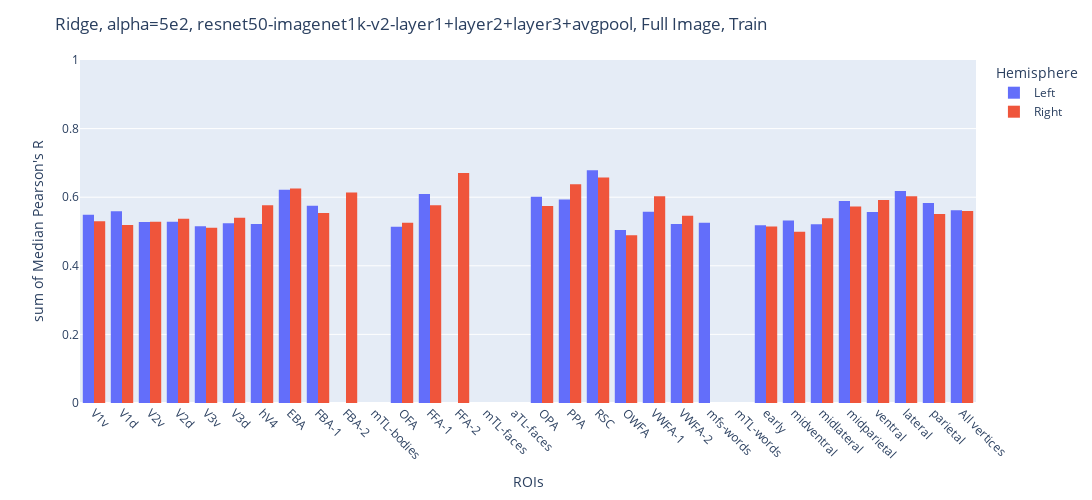

Here is the notebook cell this chart was saved with:
### Code cell
histogram(DATA_PATH, lh_correlation_train, rh_correlation_train,
          "Ridge, alpha=5e2, {}-{}, Full Image, Train".format(EXTRACTOR, "+".join(LAYER)), "./img/ridge_resnet50_layer1234_img_alpha_5e2/")

### Figure 1 — Plotly figure (JSON) as saved in the notebook; plotly's stock layout.template omitted (floating-point values rounded to 4 significant figures)
{"data": [{"alignmentgroup": "True", "bingroup": "x", "histfunc": "sum", "hovertemplate": "Hemisphere=Left<br>ROIs=%{x}<br>sum of Median Pearson's R=%{y}<extra></extra>", "legendgroup": "Left", "marker": {"color": "#636efa", "pattern": {"shape": ""}}, "name": "Left", "offsetgroup": "Left", "orientation": "v", "showlegend": true, "type": "histogram", "x": ["V1v", "V1d", "V2v", "V2d", "V3v", "V3d", "hV4", "EBA", "FBA-1", "FBA-2", "mTL-bodies", "OFA", "FFA-1", "FFA-2", "mTL-faces", "aTL-faces", "OPA", "PPA", "RSC", "OWFA", "VWFA-1", "VWFA-2", "mfs-words", "mTL-words", "early", "midventral", "midlateral", "midparietal", "ventral", "lateral", "parietal", "All vertices"], "xaxis": "x", "y": [0.549, 0.5588, 0.5273, 0.5281, 0.5151, 0.5239, 0.5216, 0.6215, 0.5752, null, null, 0.5135, 0.6094, null, null, null, 0.6011, 0.5936, 0.6788, 0.5042, 0.5574, 0.522, 0.5252, null, 0.518, 0.5323, 0.5208, 0.5887, 0.5571, 0.6183, 0.5833, 0.5617], "yaxis": "y"}, {"alignmentgroup": "True", "bingroup": "x", "histfunc": "sum", "hovertemplate": "Hemisphere=Right<br>ROIs=%{x}<br>sum of Median Pearson's R=%{y}<extra></extra>", "legendgroup": "Right", "marker": {"color": "#EF553B", "pattern": {"shape": ""}}, "name": "Right", "offsetgroup": "Right", "orientation": "v", "showlegend": true, "type": "histogram", "x": ["V1v", "V1d", "V2v", "V2d", "V3v", "V3d", "hV4", "EBA", "FBA-1", "FBA-2", "mTL-bodies", "OFA", "FFA-1", "FFA-2", "mTL-faces", "aTL-faces", "OPA", "PPA", "RSC", "OWFA", "VWFA-1", "VWFA-2", "mfs-words", "mTL-words", "early", "midventral", "midlateral", "midparietal", "ventral", "lateral", "parietal", "All vertices"], "xaxis": "x", "y": [0.5296, 0.5187, 0.5287, 0.5375, 0.5107, 0.5399, 0.5762, 0.6254, 0.554, 0.614, null, 0.5252, 0.5767, 0.6704, null, null, 0.5747, 0.6377, 0.6573, 0.4894, 0.603, 0.5458, null, null, 0.5142, 0.4991, 0.5385, 0.5726, 0.5918, 0.6026, 0.5514, 0.56], "yaxis": "y"}], "layout": {"barmode": "group", "height": 500, "legend": {"title": {"text": "Hemisphere"}, "tracegroupgap": 0}, "margin": {"t": 60}, "title": {"text": "Ridge, alpha=5e2, resnet50-imagenet1k-v2-layer1+layer2+layer3+avgpool, Full Image, Train"}, "width": 1500, "xaxis": {"anchor": "y", "categoryarray": ["V1v", "V1d", "V2v", "V2d", "V3v", "V3d", "hV4", "EBA", "FBA-1", "FBA-2", "mTL-bodies", "OFA", "FFA-1", "FFA-2", "mTL-faces", "aTL-faces", "OPA", "PPA", "RSC", "OWFA", "VWFA-1", "VWFA-2", "mfs-words", "mTL-words", "early", "midventral", "midlateral", "midparietal", "ventral", "lateral", "parietal", "All vertices"], "categoryorder": "array", "domain": [0, 1], "tickangle": 45, "title": {"text": "ROIs"}}, "yaxis": {"anchor": "x", "domain": [0, 1], "range": [0, 1], "title": {"text": "sum of Median Pearson's R"}}}}
